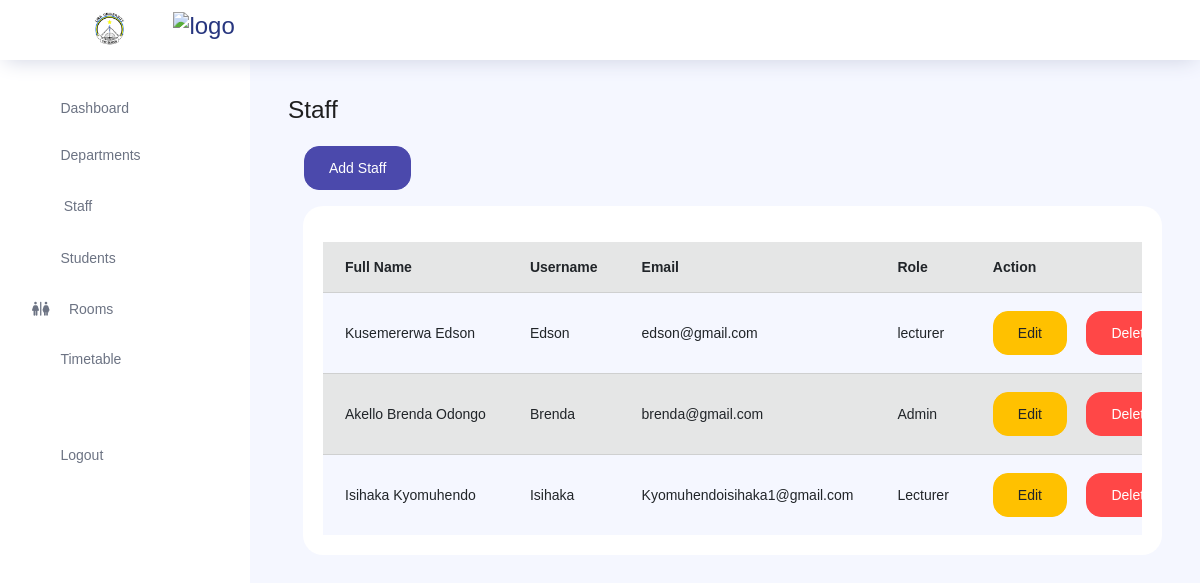
Before: /staff/ (signed in) with the older database file.
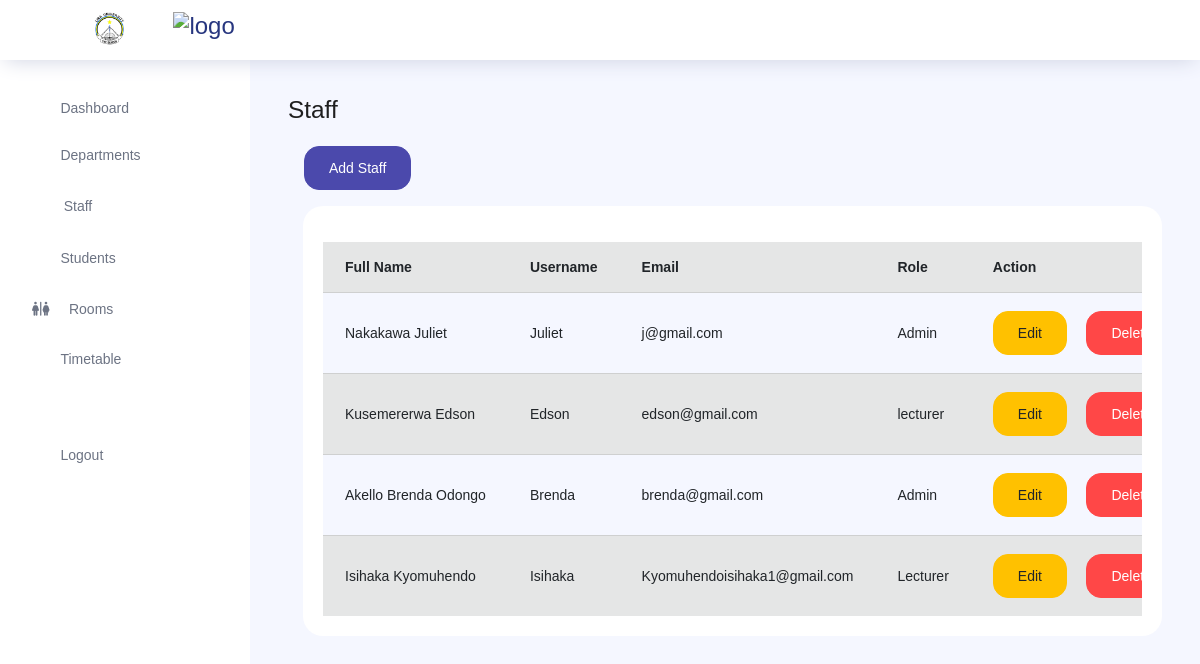
After: the same page with the newer database file.
### store/models.py (models this page shows, shortened)
class Staff(models.Model):
    ROLE = [('Admin','Admin'),('Lecturer','Lecturer')]
    department = models.ForeignKey(Department, on_delete=models.CASCADE)
    fullname = models.CharField(max_length=255)
    username = models.CharField(max_length=255)
    email = models.EmailField()
    password = models.CharField(max_length=255)
    role = models.CharField(max_length=50, choices=ROLE, default='lecturer')

### core/views.py (the view, shortened to what this page needs)
# urls.py: path('staff/', views.staff, name='staff'),
def staff(request):
    if not request.user.is_authenticated:
        messages.error(request, 'You need to be logged in to view this page.')
        return redirect('core:login')
    departments = Department.objects.all()
    staffs = Staff.objects.all().order_by('-id')
    context = {
        'departments': departments,
        'staffs': staffs,
    }
    return render(request, 'core/staff.html', context)

### templates/core/staff.html (shortened to what this page needs)
{% extends 'core/layout.html'%} {% block content %}
<h3>Staff</h3>
<a href="#" type="button" class="btn-primary btn-fw btn m-3" data-toggle="modal" data-target="#addStaff">Add Staff</a>
<div class="col-lg-12 grid-margin stretch-card">
    <div class="card">
        <div class="card-body">
            <div class="table-responsive pt-3">
                <table class="table table-secondary table-striped">
                    <thead>
                        <tr>
                            <th>Full Name</th>
                            <th>Username</th>
                            <th>Email</th>
                            <th>Role</th>
                            <th>Action</th>
                        </tr>
                    </thead>
                    <tbody>
                    {% for s in staffs%}
                        <tr>
                            <td>{{s.fullname}}</td>
                            <td>{{s.username}}</td>
                            <td>{{s.email}}</td>
                            <td>{{s.role}}</td>
                            <td>
                                <a href="#" data-toggle="modal" data-target="#editStaff{{ s.id }}"><button class="btn btn-warning">Edit</button></a>&nbsp;&nbsp;&nbsp;&nbsp;
                                <a href="{% url 'core:deleteStaff' staff_id=s.pk %}" onclick="return(confirm('Are you sure you want to delete this staff?'))"><button class="btn btn-danger">Delete</button></i></a>
                            </td>
                        </tr>
                        {%endfor%}
                    </tbody>
                </table>
            </div>
        </div>
    </div>
</div>
{%endblock%}

Changed rows visible on the page:
added Staff: fullname "Nakakawa Juliet", username "Juliet", email "j@gmail.com", role "Admin"
